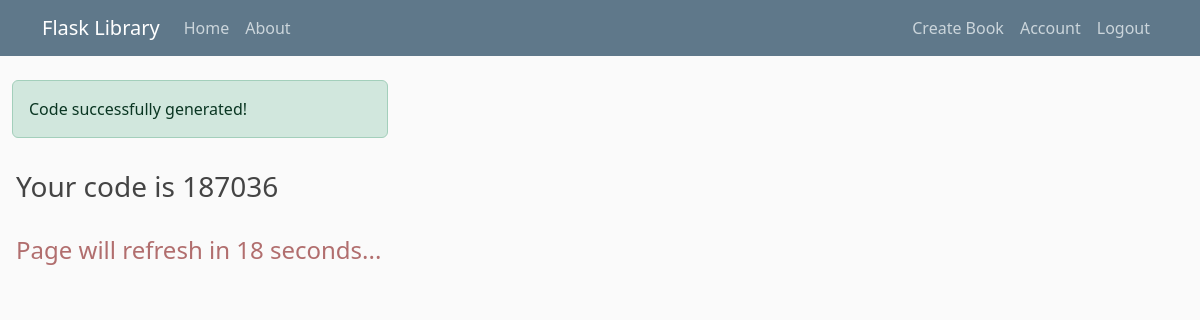
/getcode (signed in), run on an earlier commit of the app's database.
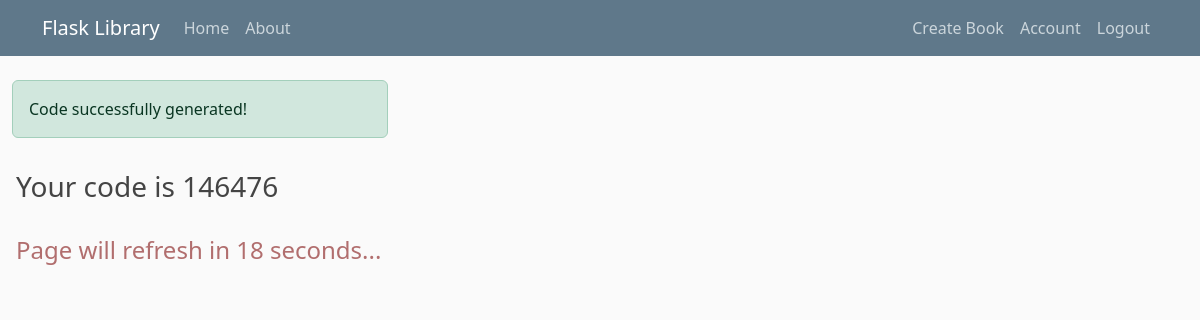
And on a later commit of the database.
### flasklibrary/models.py (models this page shows)
class AdminCode(db.Model):
    code = db.Column(db.String(6),primary_key=True)
    created_at = db.Column(db.DateTime, default=datetime.utcnow)

### flasklibrary/routes.py (the view)
@app.route("/getcode")
@login_required
@role_required('admin')
def get_code():
    code = AdminCode.query.first()
    flash('Code successfully generated!', 'success')
    return render_template('gen_code.html',code=code)

### flasklibrary/models.py (called while the page is built)
@login_manager.user_loader
def load_user(user_id):
    return User.query.get(int(user_id))

### flasklibrary/routes.py (called while the page is built)
def role_required(required_role):
    def decorator(f):
        @wraps(f)
        def decorated_function(*args, **kwargs):
            if not current_user.is_authenticated or current_user.role != required_role:
                flash("You don't have access to this page as a User!","warning")
                return redirect(url_for('home'))
            return f(*args, **kwargs)
        return decorated_function
    return decorator

### flasklibrary/templates/gen_code.html (shortened to what this page needs)
{% extends "layout.html" %}
{% block content %}
   <div style="width: 100%;"><h3>Your code is {{ code.code }}</h3></div>
   <div class="refresh-info">
       <p>Page will refresh in <span id="countdown">20</span> seconds...</p>
   </div>
{% endblock content %}

What changed in the data, as far as the page shows it:
removed AdminCode: code "187036"
added AdminCode: code "146476"
